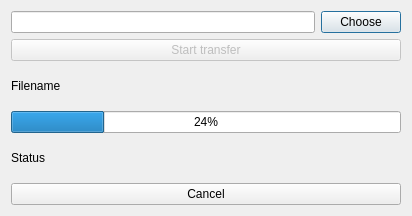
<?xml version="1.0" encoding="UTF-8"?>
<ui version="4.0">
 <class>Progress</class>
 <widget class="QDialog" name="Progress">
  <property name="geometry">
   <rect>
    <x>0</x>
    <y>0</y>
    <width>408</width>
    <height>216</height>
   </rect>
  </property>
  <property name="windowTitle">
   <string>File Transfer</string>
  </property>
  <property name="windowIcon">
   <iconset>
    <normaloff>../icons/scalable_bluemoon.svg</normaloff>../icons/scalable_bluemoon.svg</iconset>
  </property>
  <layout class="QVBoxLayout" name="verticalLayout">
   <item>
    <layout class="QGridLayout" name="gridLayout">
     <item row="0" column="1">
      <widget class="QPushButton" name="chooseFileButton">
       <property name="text">
        <string>Choose</string>
       </property>
      </widget>
     </item>
     <item row="0" column="0">
      <widget class="QLineEdit" name="fileNameLineEdit">
       <property name="readOnly">
        <bool>true</bool>
       </property>
      </widget>
     </item>
     <item row="1" column="0" colspan="2">
      <widget class="QPushButton" name="transferButton">
       <property name="enabled">
        <bool>false</bool>
       </property>
       <property name="text">
        <string>Start transfer</string>
       </property>
      </widget>
     </item>
    </layout>
   </item>
   <item>
    <widget class="QLabel" name="titleLabel">
     <property name="text">
      <string>Filename</string>
     </property>
    </widget>
   </item>
   <item>
    <widget class="QProgressBar" name="progressBar">
     <property name="minimumSize">
      <size>
       <width>390</width>
       <height>0</height>
      </size>
     </property>
     <property name="value">
      <number>24</number>
     </property>
    </widget>
   </item>
   <item>
    <widget class="QLabel" name="statusLabel">
     <property name="text">
      <string>Status</string>
     </property>
    </widget>
   </item>
   <item>
    <widget class="QPushButton" name="cancelButton">
     <property name="text">
      <string>Cancel</string>
     </property>
    </widget>
   </item>
  </layout>
 </widget>
 <resources/>
 <connections/>
</ui>
